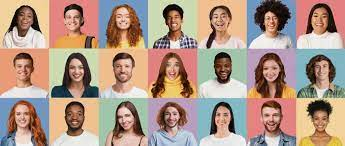
#> input picture images/face1.jpg, 345 x 146 px; its folder holds only this picture in this run
$ python faceDetection.py
#> lines starting #> are read from the running program, lines starting #| are printed output that depends on the picture; after the words box and inside, x2 and y2 are one past the last pixel; in counts of white or black regions, pixels touching at a corner belong together
import os
import time
from datetime import datetime
import pyttsx3 #text to speech library
import cv2 as cv

#Initialize a pyttsx3 object and assign it the variable "engine"
engine = pyttsx3.init()
engine.setProperty("rate", 145) #rate of the words (WPM)
engine.setProperty("volume", 1.0) #1 is the max volume

#path to pretrained haar casacade classifiers
path = "C:\\Users\\Owner\\AppData\\Local\\Programs\\Python\\Python39\\lib\\site-packages\\cv2\\data"

#Loading classifiers and assigining them to variables
face_cascade = cv.CascadeClassifier(cv.data.haarcascades + 'haarcascade_frontalface_default.xml')
eye_cascade = cv.CascadeClassifier(cv.data.haarcascades + "haarcascade_eye.xml")
#Use addiditonal classifiers to identify profiles, smiles, glasses, etc.

#changing directories to the images folder and assigning the contents to a "contents" variable
os.chdir("images")
contents = sorted(os.listdir())

for image in contents:
    print(f"\nFace detected...{datetime.now()}")
    engine.say("Test")
    engine.runAndWait() #halts the programs execution and waits for the audio to finish
    time.sleep(3)

    img_gray = cv.imread(image, cv.IMREAD_GRAYSCALE) #converts the image to grayscale
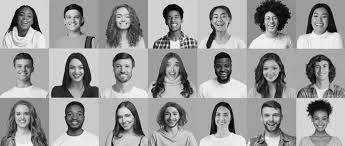
#> img_gray: shape (146, 345); min 0, max 255, mean 155.6
    h, w = img_gray.shape
#> h = 146; w = 345
    #control - show the image before its face detection and wait for 2000ms
    cv.imshow(f"Face detected {image}", img_gray)
    cv.waitKey(2000)
    cv.destroyAllWindows()

    face_list = [] #empty list to hold the faces detected
    face_list.append(face_cascade.detectMultiScale(image=img_gray, scaleFactor=1.1, minNeighbors=5))

    print("Searching for eyes...")

    for rect in face_list:
        for (x, y, w, h) in rect:
            cv.rectangle(img_gray, (x,y), (x+w, y+h), (255, 255, 255), 2)
            cv.imshow('Detected Face', img_gray)
            cv.waitKey(2000)
            cv.destroyAllWindows()
            #loop through the coordinates with the face rectangle to find eyes
            rect_eyes = img_gray[y:y + h, x:x + w]
            #call the eye cascade classifier to determine if the subarray is an eye
            eyes = eye_cascade.detectMultiScale(image=rect_eyes, scaleFactor=1.05, minNeighbors=2) #since we are searching a much smaller area, we can use a smaller minNeighbors

        #Retrieve coordinates for the eyes found and draw circles around them
        for (xe, ye, we, he) in eyes:
            print("Eyes detected")
            center = (int(xe + 0.5 * we), int(ye + 0.5 * he))
            radius = int((we + he) / 3)
            cv.circle(rect_eyes, center, radius, 255, 2)


            cv.imshow('Detected Face', img_gray)
            cv.waitKey(2000)
            cv.destroyAllWindows()

            #Since we only need to indentift one eye, we can break out of the loop if this is successful
            break
#> this loop made 1 pass
#> pass 1, `cv.imshow('Detected Face', img_gray)`:
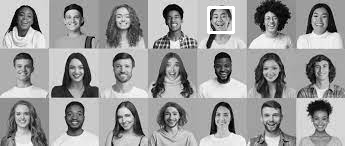
#> window 'Detected Face': shape (146, 345); min 0, max 255, mean 156.1
#> pass 1, `cv.imshow('Detected Face', img_gray)`:
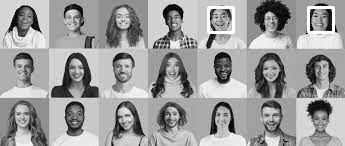
#> window 'Detected Face': shape (146, 345); min 0, max 255, mean 157.1
#> pass 1, `cv.imshow('Detected Face', img_gray)`:
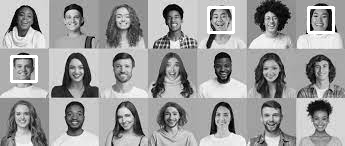
#> window 'Detected Face': shape (146, 345); min 0, max 255, mean 157.7
#> pass 1, `cv.imshow('Detected Face', img_gray)`:
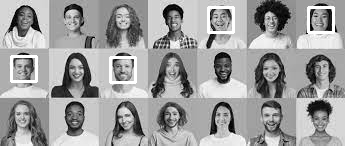
#> window 'Detected Face': shape (146, 345); min 0, max 255, mean 158.3
#> after the loop:
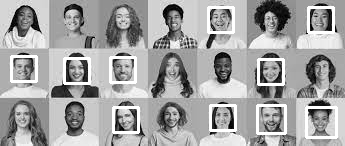
#> img_gray: shape (146, 345); 6.07% of pixels changed, all inside (x1, y1, x2, y2) = (10, 6, 338, 139)
#> after the loop:
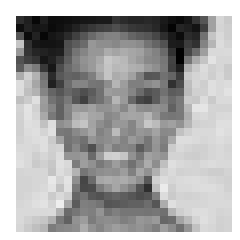
#> rect_eyes: shape (30, 30) (shown 8 times larger); min 0, max 255, mean 169.2

$ run again, on images/faces2.jpg
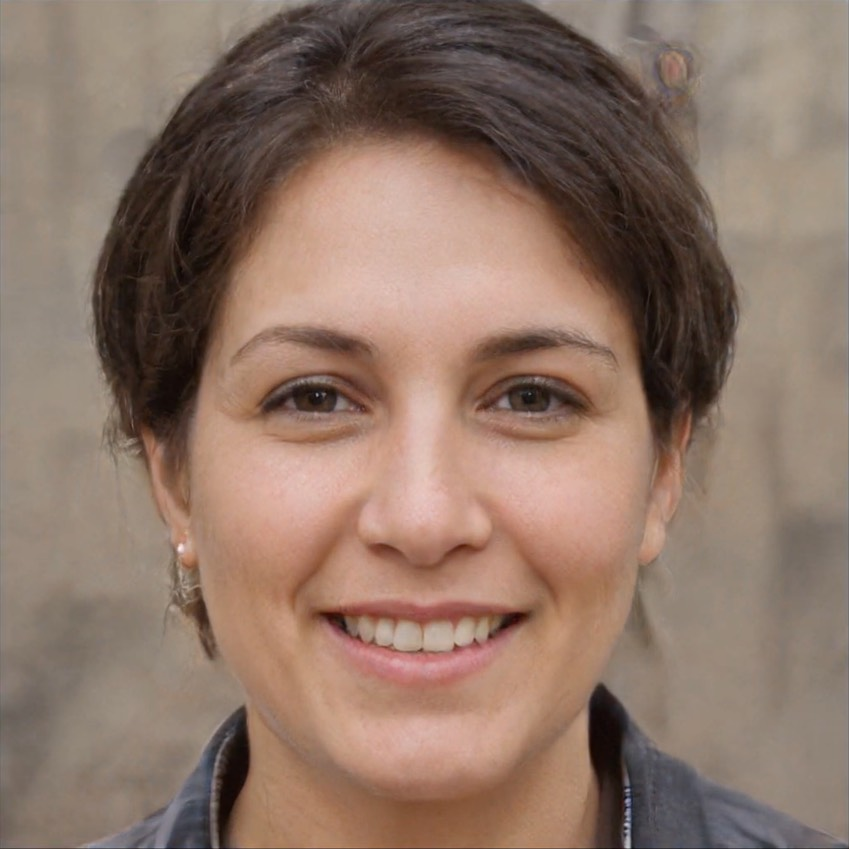
#> input picture images/faces2.jpg, 849 x 849 px
#> `img_gray = cv.imread(image, cv.IMREAD_GRAYSCALE)`:
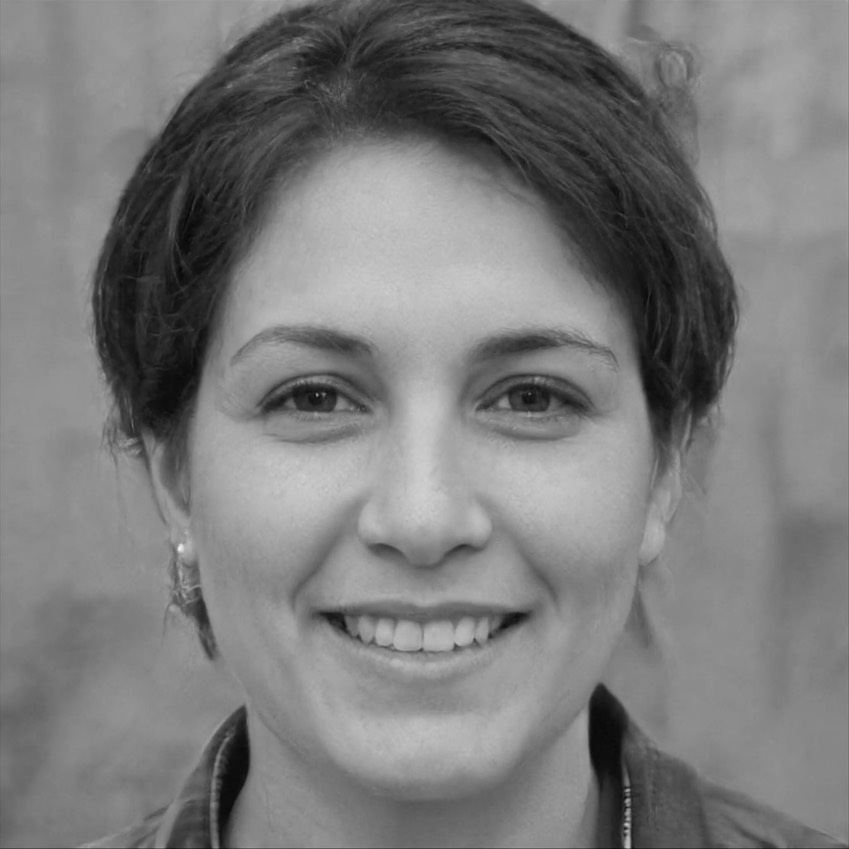
#> img_gray: shape (849, 849); min 7, max 242, mean 122.8
#> the loop `for rect in face_list:` made 1 pass
#> rect on pass 1: [[130, 169, 580, 580]]
#> (printed output is left out)
#> after the loop `for rect in face_list:`:
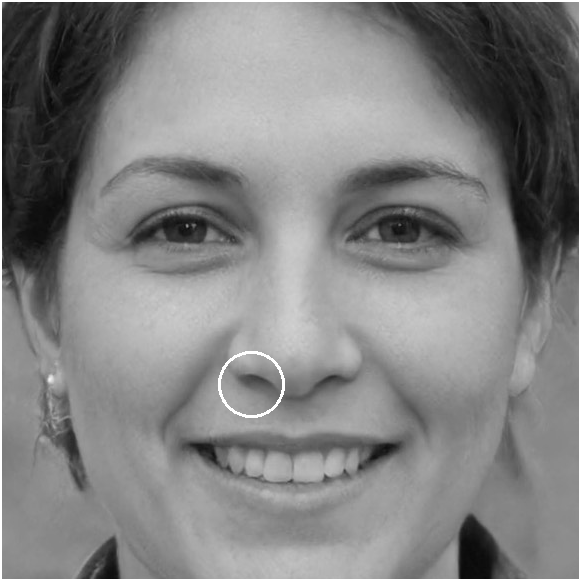
#> rect_eyes: shape (580, 580); min 7, max 255, mean 130.6
